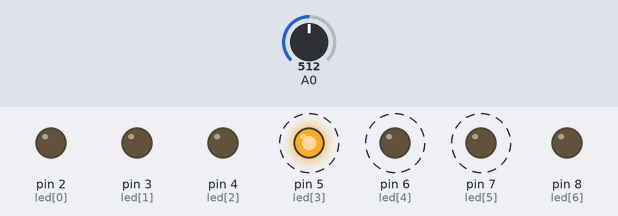
This sketch was run on a simulated Arduino Uno, built with avr-gcc and run on an emulated ATmega328P. Parts: output pins drawn as LEDs (lit = HIGH). Dashed ring = blinking. Inputs (shaded band) come from the test bench; at power-on: A0 = 512.

Above: at 2.73 s.
4.5 s: A0 set to 716
At 7.5 s:
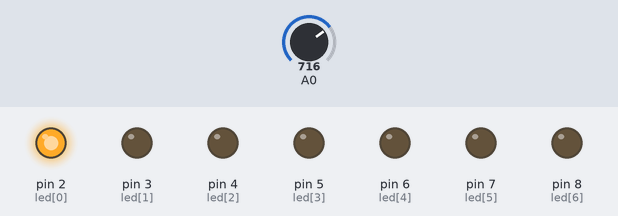
At 9.9 s:
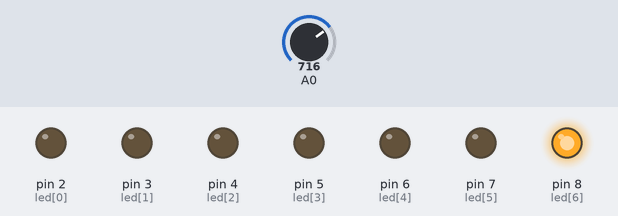
13.3 s: A0 set to 900
At 13.84 s:
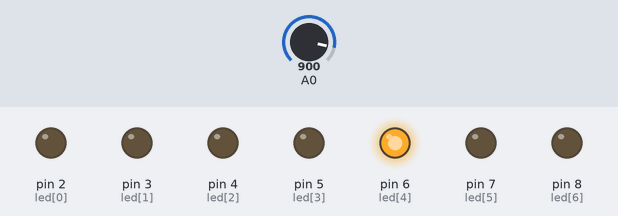
Timing chart, 0 to 23.9 s (numbered marks = the images above; inputs shaded):
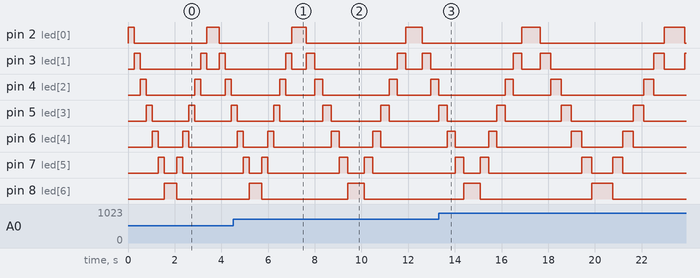

Measured:
- after the input at 4.5 s, pin 2 (led[0]): HIGH → LOW after 3.1 s, → HIGH 4.3 s later, → LOW 0.71 s later

The sketch:

kara_simsekk.ino
```cpp
int led[] = {2,3,4,5,6,7,8};   //gpio led bağlantıları

void setup() {
  for(int i=0; i<=6; i++)        //ledler for döngüsü ile çıkış yapıldı
  pinMode(led[i],OUTPUT);
  }

void loop() {
  int sure = analogRead(A0);          //pottan gelen veri okutuldu
 sure=map(sure,0,1023,20,500);     //map fonksiyonu ile orantı kuruldu

    for(int i=0; i<=6; i++){
    digitalWrite(led[i],HIGH);
    delay(sure);
    digitalWrite(led[i],LOW);}

    for(int i=6; i>=0; i--){
    digitalWrite(led[i],HIGH);
    delay(sure);
    digitalWrite(led[i],LOW);}


}
```
